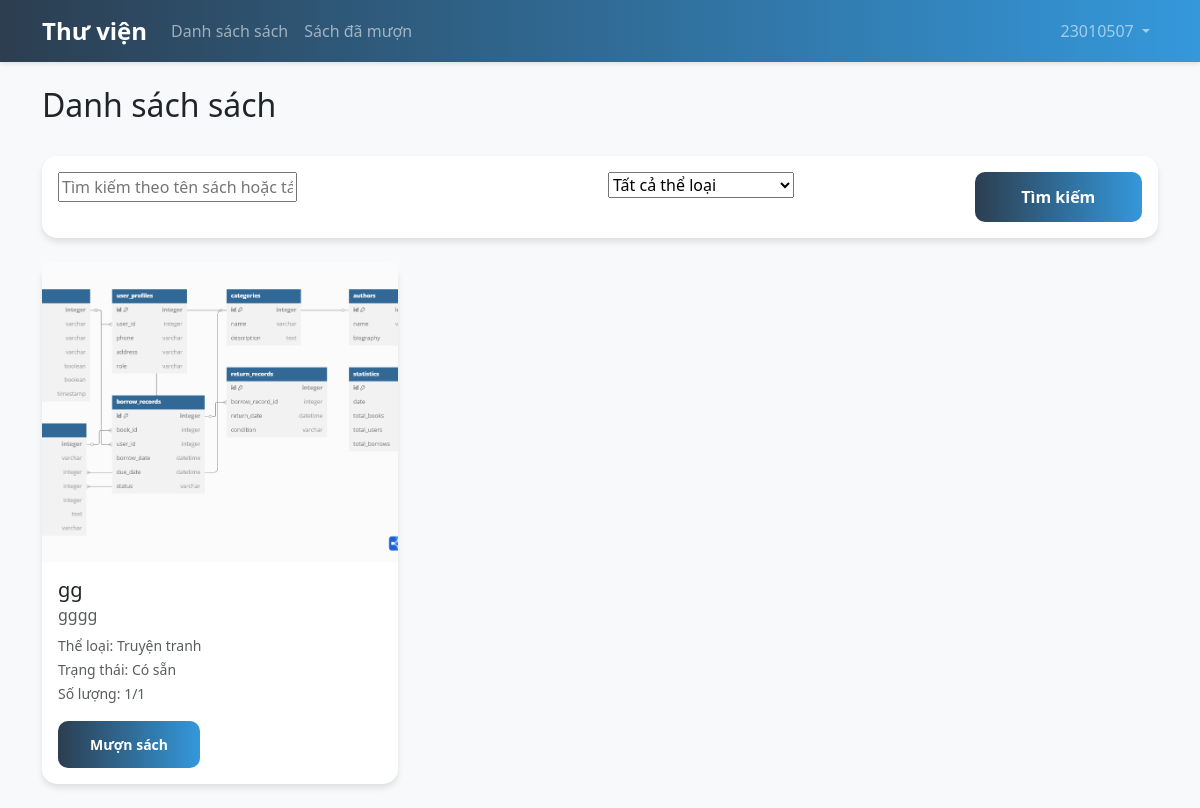
The app's page /books/ (signed in) with its own data.
### books/models.py (models this page shows, shortened)
class Book(models.Model):
    STATUS_CHOICES = (
        ('available', 'Có sẵn'),
        ('borrowed', 'Đã mượn'),
        ('maintenance', 'Bảo trì'),
    )
    title = models.CharField(max_length=200)
    author = models.ForeignKey(Author, on_delete=models.CASCADE, related_name='books')
    category = models.ForeignKey(Category, on_delete=models.SET_NULL, null=True, related_name='books')
    description = models.TextField()
    cover_image = models.ImageField(upload_to='book_covers/', null=True, blank=True)
    publication_year = models.PositiveIntegerField(null=True, blank=True)
    isbn = models.CharField(max_length=13, blank=True, null=True, unique=True)
    total_copies = models.PositiveIntegerField(default=1)
    available_copies = models.PositiveIntegerField(default=1)
    status = models.CharField(max_length=20, choices=STATUS_CHOICES, default='available')
    created_at = models.DateTimeField(auto_now_add=True)
    updated_at = models.DateTimeField(auto_now=True)
    class Meta:
        ordering = ['-created_at']

class Author(models.Model):
    name = models.CharField(max_length=200)
    created_at = models.DateTimeField(auto_now_add=True)
    updated_at = models.DateTimeField(auto_now=True)

class Category(models.Model):
    name = models.CharField(max_length=100, unique=True)
    description = models.TextField(blank=True)
    created_at = models.DateTimeField(auto_now_add=True)
    updated_at = models.DateTimeField(auto_now=True)
    def __str__(self):
        return self.name
    class Meta:
        verbose_name_plural = "Categories"

### books/views.py (the view)
# urls.py: path('', views.book_list, name='book_list'),
@login_required
def book_list(request):
    search_form = BookSearchForm(request.GET)
    books = Book.objects.all()
    if search_form.is_valid():
        search_query = search_form.cleaned_data.get('search_query')
        category = search_form.cleaned_data.get('category')
        if search_query:
            books = books.filter(
                Q(title__icontains=search_query) |
                Q(author__name__icontains=search_query)
            )
        if category:
            books = books.filter(category=category)
    categories = Category.objects.all()
    context = {
        'books': books,
        'search_form': search_form,
        'categories': categories,
        'is_admin': request.user.is_staff,
    }
    return render(request, 'books/book_list.html', context)

### books/forms.py
class BookSearchForm(forms.Form):
    search_query = forms.CharField(
        required=False,
        widget=forms.TextInput(attrs={'placeholder': 'Tìm kiếm theo tên sách hoặc tác giả...'})
    )
    category = forms.ModelChoiceField(
        queryset=Category.objects.all(),
        required=False,
        empty_label="Tất cả thể loại"
    )

### books/templates/books/book_list.html (shortened to what this page needs)
{% extends 'base.html' %}
{% block content %}
<div class="container mt-4">
    <div class="row mb-4">
        <div class="col">
            <h2>{% if user.is_staff %}Quản lý sách{% else %}Danh sách sách{% endif %}</h2>
        </div>
    </div>
    <div class="card mb-4">
        <div class="card-body">
            <form method="get" class="row g-3">
                <div class="col-md-6">
                    {{ search_form.search_query }}
                </div>
                <div class="col-md-4">
                    {{ search_form.category }}
                </div>
                <div class="col-md-2">
                    <button type="submit" class="btn btn-primary w-100">Tìm kiếm</button>
                </div>
            </form>
        </div>
    </div>
    <div class="row">
        {% for book in books %}
        <div class="col-md-4 mb-4">
            <div class="card h-100">
                {% if book.cover_image %}
                <img src="{{ book.cover_image.url }}" class="card-img-top" alt="{{ book.title }}" style="height: 300px; object-fit: cover;">
                {% else %}
                <img src="/static/images/default_book_cover.jpg" class="card-img-top" alt="Default Cover" style="height: 300px; object-fit: cover;">
                {% endif %}
                <div class="card-body">
                    <h5 class="card-title">{{ book.title }}</h5>
                    <h6 class="card-subtitle mb-2 text-muted">{{ book.author.name }}</h6>
                    <p class="card-text">
                        <small class="text-muted">Thể loại: {{ book.category.name }}</small><br>
                        <small class="text-muted">Trạng thái: {{ book.get_status_display }}</small><br>
                        <small class="text-muted">Số lượng: {{ book.available_copies }}/{{ book.total_copies }}</small>
                    </p>
                    {% if user.is_staff %}
                    <div class="btn-group">
                        <a href="{% url 'book_detail' book.pk %}" class="btn btn-info btn-sm">Chi tiết</a>
                        <a href="{% url 'book_edit' book.pk %}" class="btn btn-warning btn-sm">Sửa</a>
                        <a href="{% url 'book_delete' book.pk %}" class="btn btn-danger btn-sm">Xóa</a>
                    </div>
                    {% else %}
                    {% if book.status == 'available' %}
                    <a href="{% url 'borrow_create' book.pk %}" class="btn btn-primary btn-sm">
                        Mượn sách
                    </a>
                    {% else %}
                    <button class="btn btn-secondary btn-sm" disabled>Hết sách</button>
                    {% endif %}
                    {% endif %}
                </div>
            </div>
        </div>
        {% empty %}
        <div class="col">
            <p class="text-center">Không tìm thấy sách nào.</p>
        </div>
        {% endfor %}
    </div>
</div>
{% endblock %}

### templates/base.html (shortened to what this page needs)
<!DOCTYPE html>
<html lang="vi">
<head>
    <link href="https://cdn.jsdelivr.net/npm/bootstrap@5.3.0/dist/css/bootstrap.min.css" rel="stylesheet">
    <link href="https://cdnjs.cloudflare.com/ajax/libs/font-awesome/6.0.0/css/all.min.css" rel="stylesheet">
    {% load static %}
    <link rel="stylesheet" href="{% static 'css/style.css' %}">
</head>
<body>
    <nav class="navbar navbar-expand-lg navbar-dark bg-primary">
        <div class="container">
            <a class="navbar-brand" href="{% url 'home' %}">Thư viện</a>
            <div class="collapse navbar-collapse" id="navbarNav">
                <ul class="navbar-nav me-auto">
                    {% if user.is_authenticated %}
                    <li class="nav-item">
                        <a class="nav-link" href="{% url 'book_list' %}">
                            {% if user.is_staff %}Quản lý sách{% else %}Danh sách sách{% endif %}
                        </a>
                    </li>
                    {% if user.is_staff %}
                    <li class="nav-item">
                        <a class="nav-link" href="{% url 'borrow_list' %}">Quản lý mượn trả</a>
                    </li>
                    <li class="nav-item">
                        <a class="nav-link" href="{% url 'dashboard' %}">Thống kê</a>
                    </li>
                    {% else %}
                    <li class="nav-item">
                        <a class="nav-link" href="{% url 'borrow_list' %}">Sách đã mượn</a>
                    </li>
                    {% endif %}
                    {% endif %}
                </ul>
                <ul class="navbar-nav">
                    {% if user.is_authenticated %}
                    <li class="nav-item dropdown">
                        <a class="nav-link dropdown-toggle" href="#" id="navbarDropdown" role="button" data-bs-toggle="dropdown">
                            {{ user.username }}
                        </a>
                        </li>
                    {% endif %}
                </ul>
            </div>
        </div>
    </nav>
        {% block content %}
        {% endblock %}
</body>
</html>

### static/css/style.css (style rules this page uses)
body { background-color: #f8f9fa; font-family: 'Segoe UI', Tahoma, Geneva, Verdana, sans-serif; }
.navbar { box-shadow: 0 2px 4px rgba(0,0,0,.1); background: linear-gradient(to right, #2c3e50, #3498db) !important; }
.navbar-brand { font-weight: bold; font-size: 1.5rem; }
.card { border: none; border-radius: 15px; box-shadow: 0 4px 6px rgba(0,0,0,.1); transition: transform 0.3s ease; }
.btn-primary { background: linear-gradient(to right, #2c3e50, #3498db); border: none; border-radius: 10px; padding: 0.8rem 2rem; font-weight: 600; transition: all 0.3s ease; }

### records on screen
Book: cover_image (picture), title "gg", author.name "gggg", category.name "Truyện tranh", status "Có sẵn", available_copies "1", total_copies "1", shows "Mượn sách"

### other values on screen
{{ user.username }} "23010507"
